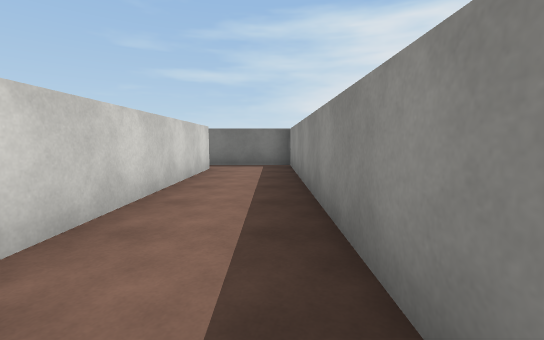
[1] (above)

24 first-person views from a walk through a Unity game level. The camera is 1.3 m above the floor, tilts 6° down and sees 90° across. The floor is counted in squares, 2 m on a side. Each view is taken from the middle of a square. On the plan, view 1 faces up. The plan holds only what a view shows up to about 9 squares ahead; the rest is blank. The place goes on beyond the plan. Surface patterns are stand-ins for the level's own textures.

[2]
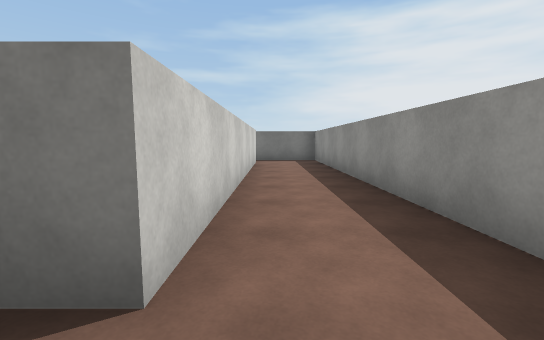

[3]
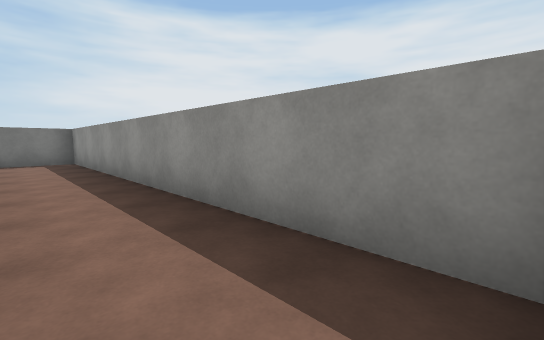

[4]
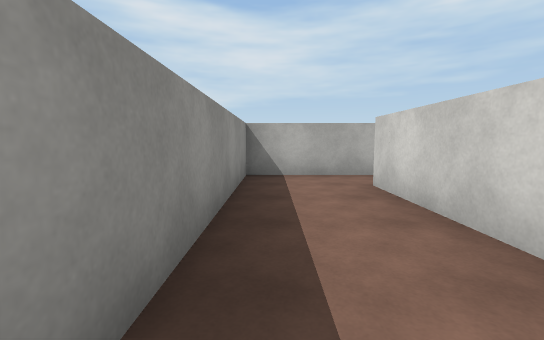

[5]
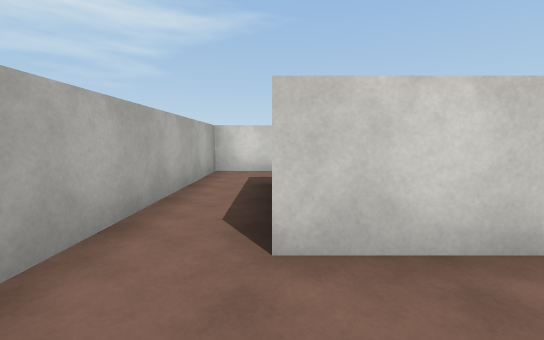

[6]
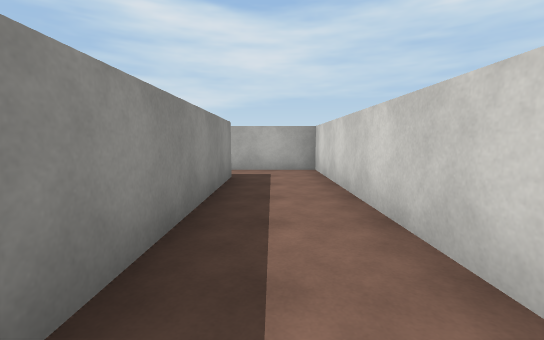

[7]
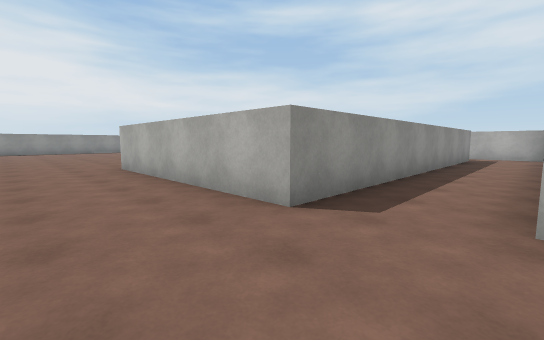

[8]
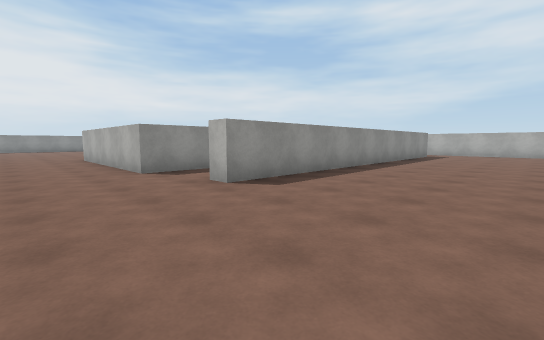

[9]
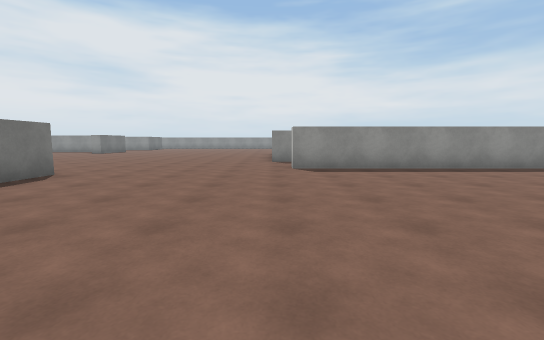

[10]
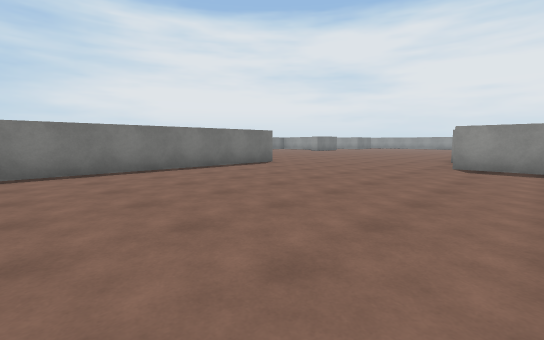

[11]
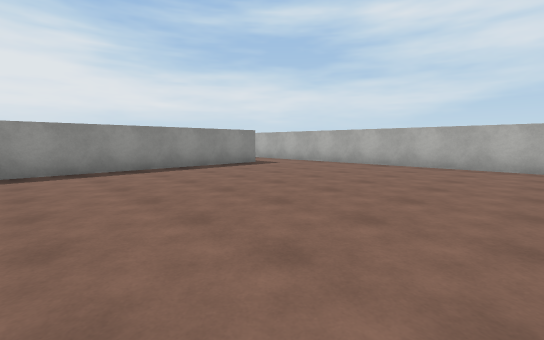

[12]
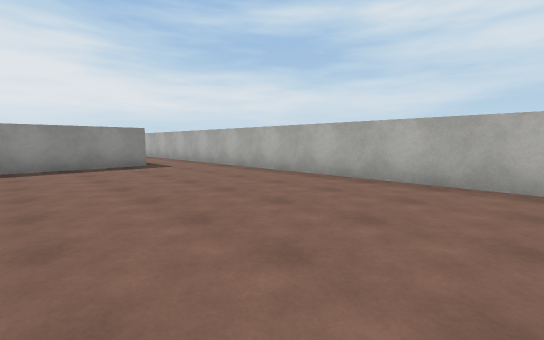

[13]
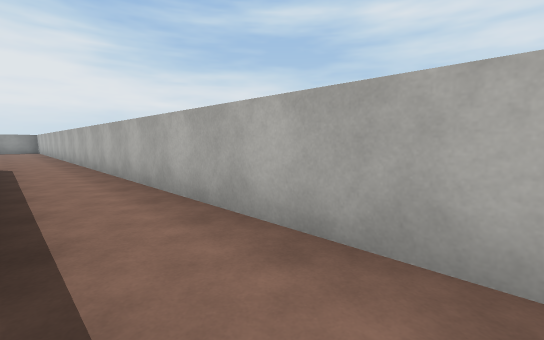

[14]
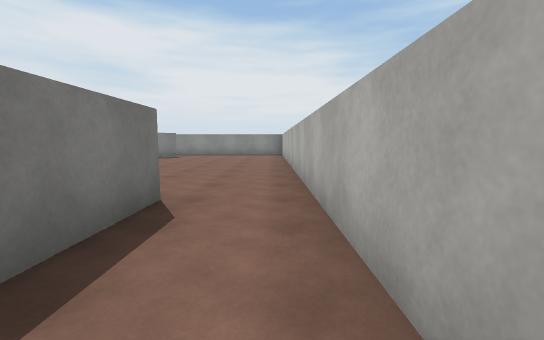

[15]
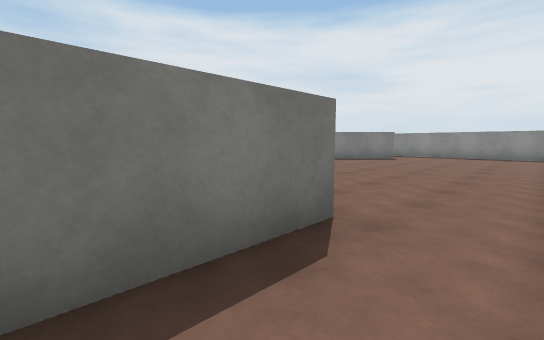

[16]
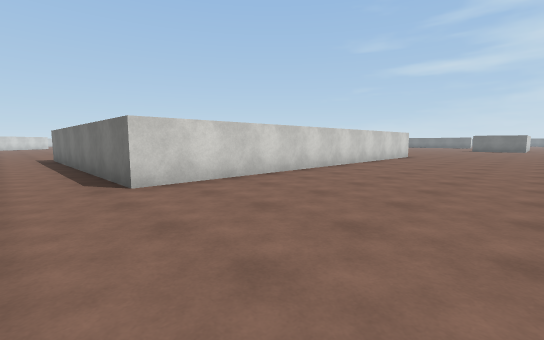

[17]
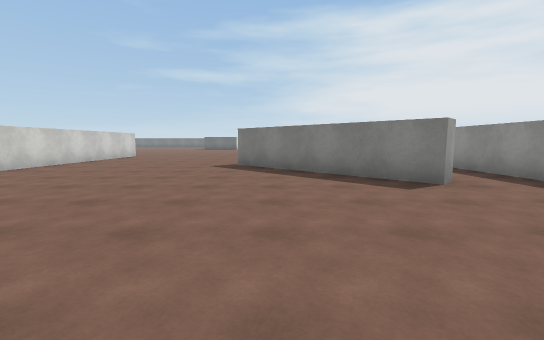

[18]
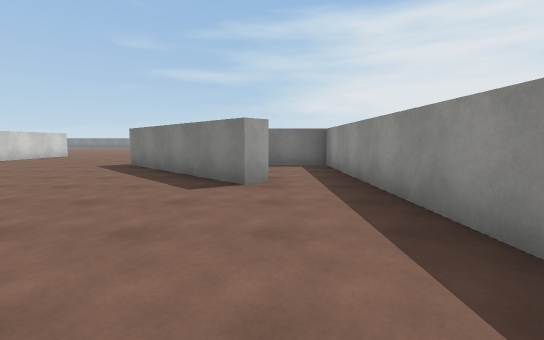

[19]
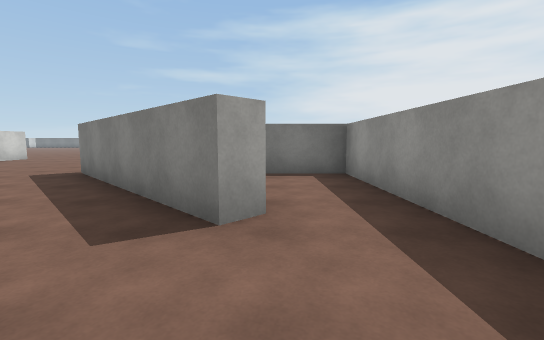

[20]
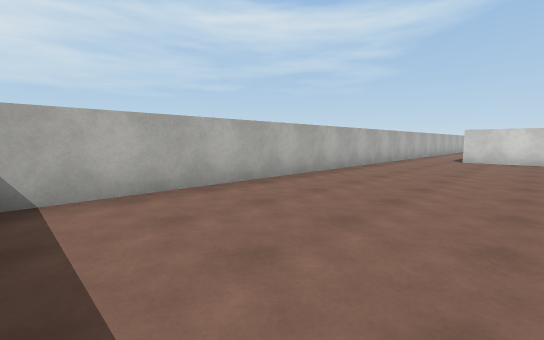

[21]
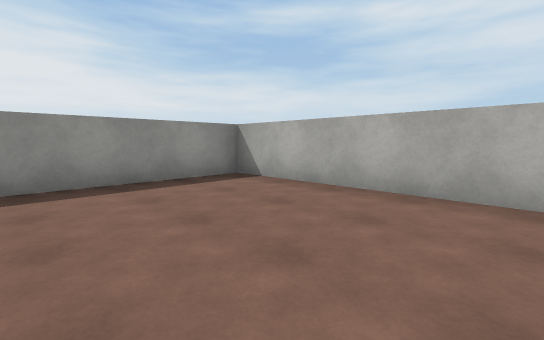

[22]
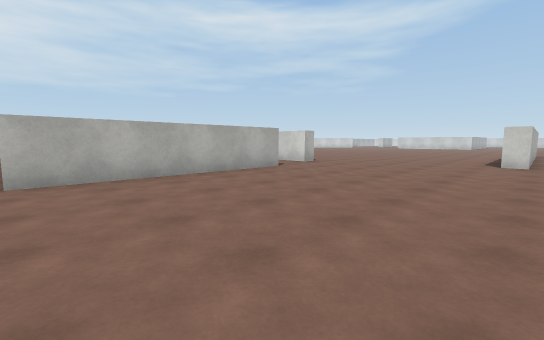

[23]
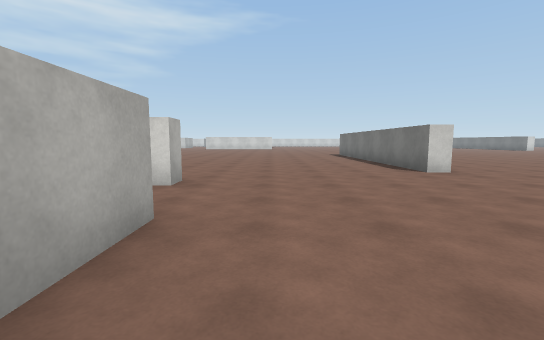

[24]
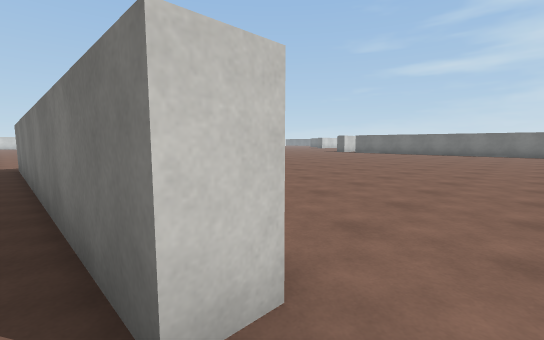

### Floor plan
Ten units are one square. View 1 is at (0, 0); x grows to the right and y downward. Boxes are objects, and circles mark ways between rooms. Rooms are numbered by the first view taken in them; rooms with no view inside come last. Other rooms are left out.
<svg viewBox="-150 -133 270 183">
<path fill="none" stroke="#000" d="M-15 -65 -15 10M-5 22 5 22 5 -75 -18 -75M-43 10 -43 -80M-60 -31 -60 22 -5 22M-15 10 -21 10M-60 -75 -60 -71M-43 -80 10 -80M10 -51 10 28 -65 28 -65 -75 -60 -75M-106 -128 -77 -128 -77 -123 -145 -123M100 -4 96 -1 60 -37M-141 45 115 45 115 -35 99 -35"/>
<circle cx="-10" cy="20" r="3" fill="#2a7"/>
<circle cx="-50" cy="-80" r="3" fill="#2a7"/>
<text x="-10" y="-30">1</text>
<text x="-50" y="-10">2</text>
<text x="-20" y="-110">3</text>
</svg>
Room 1 opens to room 2. Room 2 opens to room 3.

Where each view was taken, in squares from view 1:
view 1: 0 up, 0 right, facing up
view 2: 2 down, 1 left, facing up
view 3: 2 down, 1 left, facing up-right
view 4: 3 up, 0 right, facing down
view 5: 1 down, 0 right, facing left
view 6: 4 up, 5 left, facing down
view 7: 10 up, 6 left, facing down-right
view 8: 10 up, 10 left, facing down-right
view 9: 8 up, 13 left, facing right
view 10: 6 up, 14 left, facing up-right
view 11: 3 up, 13 left, facing down-right
view 12: 0 up, 14 left, facing down-right
view 13: 3 down, 8 left, facing down-right
view 14: 4 down, 2 left, facing right
view 15: 4 down, 1 left, facing up-right
view 16: 4 down, 5 right, facing up-left
view 17: 4 down, 7 right, facing up
view 18: 4 down, 10 right, facing up
view 19: 2 down, 10 right, facing up
view 20: 1 down, 11 right, facing down-left
view 21: 1 down, 7 right, facing down-right
view 22: 13 up, 1 right, facing down-left
view 23: 9 up, 2 left, facing left
view 24: 12 up, 7 left, facing up-left
